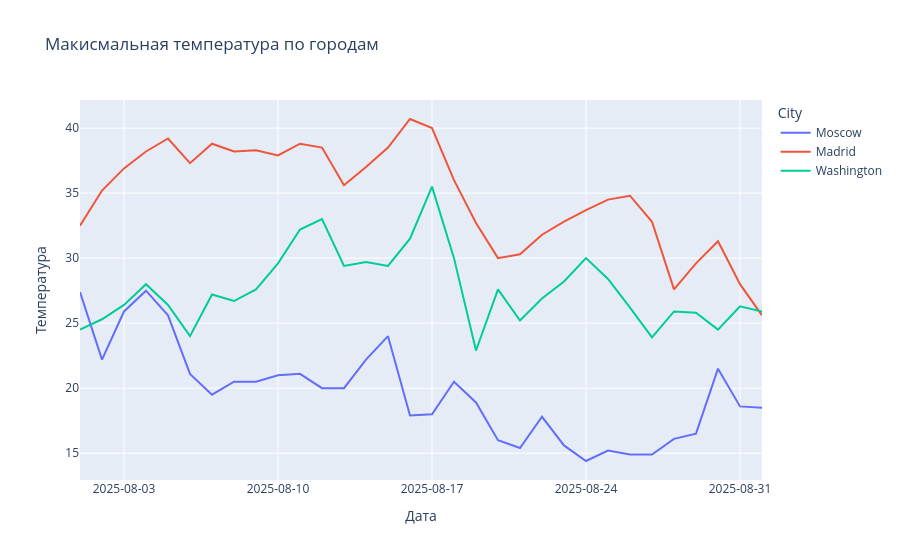
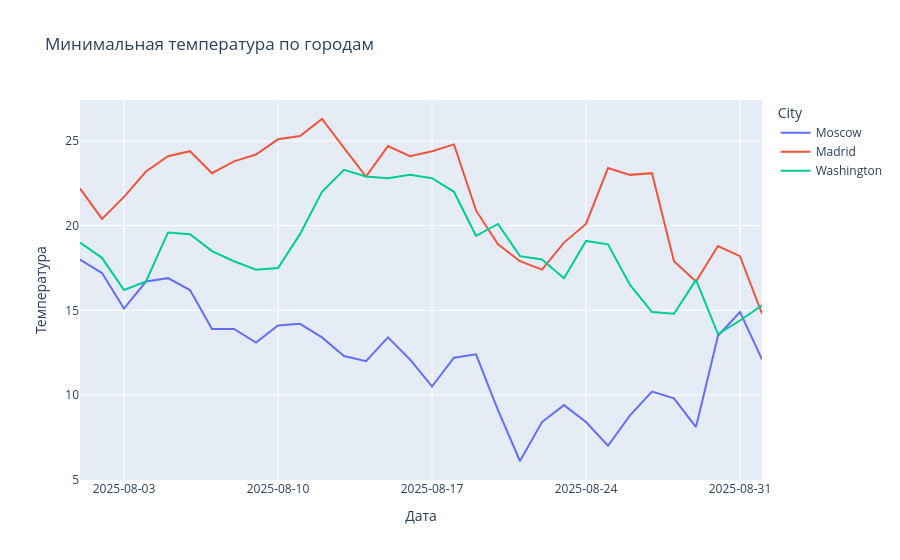

Notebook cell for these charts, in order:
### Code cell
import plotly.express as px
import matplotlib.pyplot as plt

fig_max = px.line(data_united, x='Date', y='Temp_max', color='City',
                  title='Макисмальная температура по городам',
                  labels={'Date':'Дата', 'Temp_max':'Температура'})

fig_min = px.line(data_united, x='Date', y='Temp_min', color='City',
                  title='Минимальная температура по городам',
                  labels={'Date':'Дата', 'Temp_min':'Температура'})

fig_max.update_xaxes(tickformat='%Y-%m-%d')
fig_min.update_xaxes(tickformat='%Y-%m-%d')

fig_max.show()
fig_min.show()

### Figure 1 — Plotly figure (JSON) as saved in the notebook; plotly's stock layout.template omitted (floating-point values rounded to 4 significant figures)
{"data": [{"hovertemplate": "City=Moscow<br>Дата=%{x}<br>Температура=%{y}<extra></extra>", "legendgroup": "Moscow", "line": {"color": "#636efa", "dash": "solid"}, "marker": {"symbol": "circle"}, "mode": "lines", "name": "Moscow", "orientation": "v", "showlegend": true, "type": "scatter", "x": ["2025-08-01", "2025-08-02", "2025-08-03", "2025-08-04", "2025-08-05", "2025-08-06", "2025-08-07", "2025-08-08", "2025-08-09", "2025-08-10", "2025-08-11", "2025-08-12", "2025-08-13", "2025-08-14", "2025-08-15", "2025-08-16", "2025-08-17", "2025-08-18", "2025-08-19", "2025-08-20", "2025-08-21", "2025-08-22", "2025-08-23", "2025-08-24", "2025-08-25", "2025-08-26", "2025-08-27", "2025-08-28", "2025-08-29", "2025-08-30", "2025-08-31", "2025-09-01"], "xaxis": "x", "y": [27.4, 22.2, 25.9, 27.5, 25.6, 21.1, 19.5, 20.5, 20.5, 21.0, 21.1, 20.0, 20.0, 22.2, 24.0, 17.9, 18.0, 20.5, 18.9, 16.0, 15.4, 17.8, 15.6, 14.4, 15.2, 14.9, 14.9, 16.1, 16.5, 21.5, 18.6, 18.5], "yaxis": "y"}, {"hovertemplate": "City=Madrid<br>Дата=%{x}<br>Температура=%{y}<extra></extra>", "legendgroup": "Madrid", "line": {"color": "#EF553B", "dash": "solid"}, "marker": {"symbol": "circle"}, "mode": "lines", "name": "Madrid", "orientation": "v", "showlegend": true, "type": "scatter", "x": ["2025-08-01", "2025-08-02", "2025-08-03", "2025-08-04", "2025-08-05", "2025-08-06", "2025-08-07", "2025-08-08", "2025-08-09", "2025-08-10", "2025-08-11", "2025-08-12", "2025-08-13", "2025-08-14", "2025-08-15", "2025-08-16", "2025-08-17", "2025-08-18", "2025-08-19", "2025-08-20", "2025-08-21", "2025-08-22", "2025-08-23", "2025-08-24", "2025-08-25", "2025-08-26", "2025-08-27", "2025-08-28", "2025-08-29", "2025-08-30", "2025-08-31", "2025-09-01"], "xaxis": "x", "y": [32.5, 35.2, 36.9, 38.2, 39.2, 37.3, 38.8, 38.2, 38.3, 37.9, 38.8, 38.5, 35.6, 37.0, 38.5, 40.7, 40.0, 36.0, 32.7, 30.0, 30.3, 31.8, 32.8, 33.7, 34.5, 34.8, 32.8, 27.6, 29.6, 31.3, 28.0, 25.6], "yaxis": "y"}, {"hovertemplate": "City=Washington<br>Дата=%{x}<br>Температура=%{y}<extra></extra>", "legendgroup": "Washington", "line": {"color": "#00cc96", "dash": "solid"}, "marker": {"symbol": "circle"}, "mode": "lines", "name": "Washington", "orientation": "v", "showlegend": true, "type": "scatter", "x": ["2025-08-01", "2025-08-02", "2025-08-03", "2025-08-04", "2025-08-05", "2025-08-06", "2025-08-07", "2025-08-08", "2025-08-09", "2025-08-10", "2025-08-11", "2025-08-12", "2025-08-13", "2025-08-14", "2025-08-15", "2025-08-16", "2025-08-17", "2025-08-18", "2025-08-19", "2025-08-20", "2025-08-21", "2025-08-22", "2025-08-23", "2025-08-24", "2025-08-25", "2025-08-26", "2025-08-27", "2025-08-28", "2025-08-29", "2025-08-30", "2025-08-31", "2025-09-01"], "xaxis": "x", "y": [24.5, 25.3, 26.4, 28.0, 26.4, 24.0, 27.2, 26.7, 27.6, 29.6, 32.2, 33.0, 29.4, 29.7, 29.4, 31.5, 35.5, 30.0, 22.9, 27.6, 25.2, 26.9, 28.2, 30.0, 28.4, 26.2, 23.9, 25.9, 25.8, 24.5, 26.3, 25.9], "yaxis": "y"}], "layout": {"legend": {"title": {"text": "City"}, "tracegroupgap": 0}, "title": {"text": "Макисмальная температура по городам"}, "xaxis": {"anchor": "y", "domain": [0, 1], "tickformat": "%Y-%m-%d", "title": {"text": "Дата"}}, "yaxis": {"anchor": "x", "domain": [0, 1], "title": {"text": "Температура"}}}}

### Figure 2 — Plotly figure (JSON) as saved in the notebook; plotly's stock layout.template omitted (floating-point values rounded to 4 significant figures)
{"data": [{"hovertemplate": "City=Moscow<br>Дата=%{x}<br>Температура=%{y}<extra></extra>", "legendgroup": "Moscow", "line": {"color": "#636efa", "dash": "solid"}, "marker": {"symbol": "circle"}, "mode": "lines", "name": "Moscow", "orientation": "v", "showlegend": true, "type": "scatter", "x": ["2025-08-01", "2025-08-02", "2025-08-03", "2025-08-04", "2025-08-05", "2025-08-06", "2025-08-07", "2025-08-08", "2025-08-09", "2025-08-10", "2025-08-11", "2025-08-12", "2025-08-13", "2025-08-14", "2025-08-15", "2025-08-16", "2025-08-17", "2025-08-18", "2025-08-19", "2025-08-20", "2025-08-21", "2025-08-22", "2025-08-23", "2025-08-24", "2025-08-25", "2025-08-26", "2025-08-27", "2025-08-28", "2025-08-29", "2025-08-30", "2025-08-31", "2025-09-01"], "xaxis": "x", "y": [18.0, 17.2, 15.1, 16.7, 16.9, 16.2, 13.9, 13.9, 13.1, 14.1, 14.2, 13.4, 12.3, 12.0, 13.4, 12.1, 10.5, 12.2, 12.4, 9.1, 6.1, 8.4, 9.4, 8.4, 7.0, 8.8, 10.2, 9.8, 8.1, 13.5, 14.9, 12.1], "yaxis": "y"}, {"hovertemplate": "City=Madrid<br>Дата=%{x}<br>Температура=%{y}<extra></extra>", "legendgroup": "Madrid", "line": {"color": "#EF553B", "dash": "solid"}, "marker": {"symbol": "circle"}, "mode": "lines", "name": "Madrid", "orientation": "v", "showlegend": true, "type": "scatter", "x": ["2025-08-01", "2025-08-02", "2025-08-03", "2025-08-04", "2025-08-05", "2025-08-06", "2025-08-07", "2025-08-08", "2025-08-09", "2025-08-10", "2025-08-11", "2025-08-12", "2025-08-13", "2025-08-14", "2025-08-15", "2025-08-16", "2025-08-17", "2025-08-18", "2025-08-19", "2025-08-20", "2025-08-21", "2025-08-22", "2025-08-23", "2025-08-24", "2025-08-25", "2025-08-26", "2025-08-27", "2025-08-28", "2025-08-29", "2025-08-30", "2025-08-31", "2025-09-01"], "xaxis": "x", "y": [22.2, 20.4, 21.7, 23.2, 24.1, 24.4, 23.1, 23.8, 24.2, 25.1, 25.3, 26.3, 24.6, 22.9, 24.7, 24.1, 24.4, 24.8, 20.9, 18.9, 17.9, 17.4, 19.0, 20.1, 23.4, 23.0, 23.1, 17.9, 16.7, 18.8, 18.2, 14.8], "yaxis": "y"}, {"hovertemplate": "City=Washington<br>Дата=%{x}<br>Температура=%{y}<extra></extra>", "legendgroup": "Washington", "line": {"color": "#00cc96", "dash": "solid"}, "marker": {"symbol": "circle"}, "mode": "lines", "name": "Washington", "orientation": "v", "showlegend": true, "type": "scatter", "x": ["2025-08-01", "2025-08-02", "2025-08-03", "2025-08-04", "2025-08-05", "2025-08-06", "2025-08-07", "2025-08-08", "2025-08-09", "2025-08-10", "2025-08-11", "2025-08-12", "2025-08-13", "2025-08-14", "2025-08-15", "2025-08-16", "2025-08-17", "2025-08-18", "2025-08-19", "2025-08-20", "2025-08-21", "2025-08-22", "2025-08-23", "2025-08-24", "2025-08-25", "2025-08-26", "2025-08-27", "2025-08-28", "2025-08-29", "2025-08-30", "2025-08-31", "2025-09-01"], "xaxis": "x", "y": [19.0, 18.1, 16.2, 16.7, 19.6, 19.5, 18.5, 17.9, 17.4, 17.5, 19.5, 22.0, 23.3, 22.9, 22.8, 23.0, 22.8, 22.0, 19.4, 20.1, 18.2, 18.0, 16.9, 19.1, 18.9, 16.5, 14.9, 14.8, 16.8, 13.6, 14.4, 15.3], "yaxis": "y"}], "layout": {"legend": {"title": {"text": "City"}, "tracegroupgap": 0}, "title": {"text": "Минимальная температура по городам"}, "xaxis": {"anchor": "y", "domain": [0, 1], "tickformat": "%Y-%m-%d", "title": {"text": "Дата"}}, "yaxis": {"anchor": "x", "domain": [0, 1], "title": {"text": "Температура"}}}}
